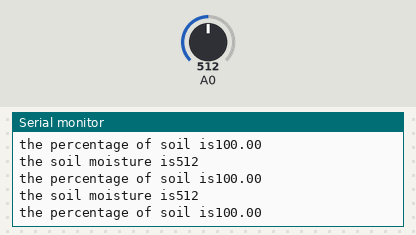
This sketch was run on a simulated Arduino Uno, built with avr-gcc and run on an emulated ATmega328P. Parts: the last lines printed to the serial monitor. Inputs (shaded band) come from the test bench; at power-on: A0 = 512.

Above: at 1.2 s.
1.3 s: A0 set to 991
At 1.41 s:
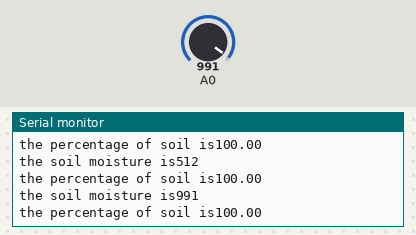
2.8 s: A0 set to 1013
At 2.92 s:
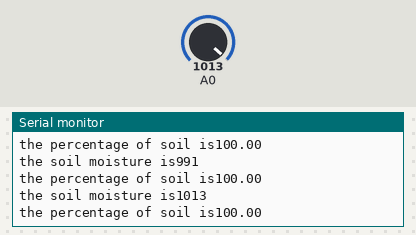
Timing chart, 0 to 5.8 s (numbered marks = the images above; inputs shaded):
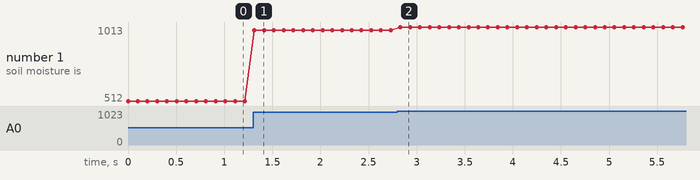

The sketch:

soilmoisture.ino
```cpp
void setup() {
  // put your setup code here, to run once:
  pinMode(A0,INPUT);
  Serial.begin(9600);

}

void loop() {
  // put your main code here, to run repeatedly:
  int soil= analogRead(A0);
  Serial.print("the soil moisture is");
  Serial.println(soil);
 float  soilper = 100-(1023-soil)/1023 *100;// if we do not sub by 100 then the percentgage obtained is opposite bcz moisture at 1023 is 0.
 Serial.print("the percentage of soil is");
 Serial.println(soilper);
  delay(100); // ina sensor we give a short time delay because if we give a larger time delay the change in the soil misture will not nbe detected for  particular period of time for a sudden chnge in the environment
}// if value comes out to be 1023 the moisture is zero an if value is 0 the moisture is 100%
```

Measured:
- after the input at 1.3 s, the serial monitor: prints a new line at once (image 1)
- after the input at 2.8 s, the serial monitor: prints a new line at once (image 2)
- plotted number 1: 512 → 991 after the input at 1.3 s, 991 → 1013 after the input at 2.8 s
